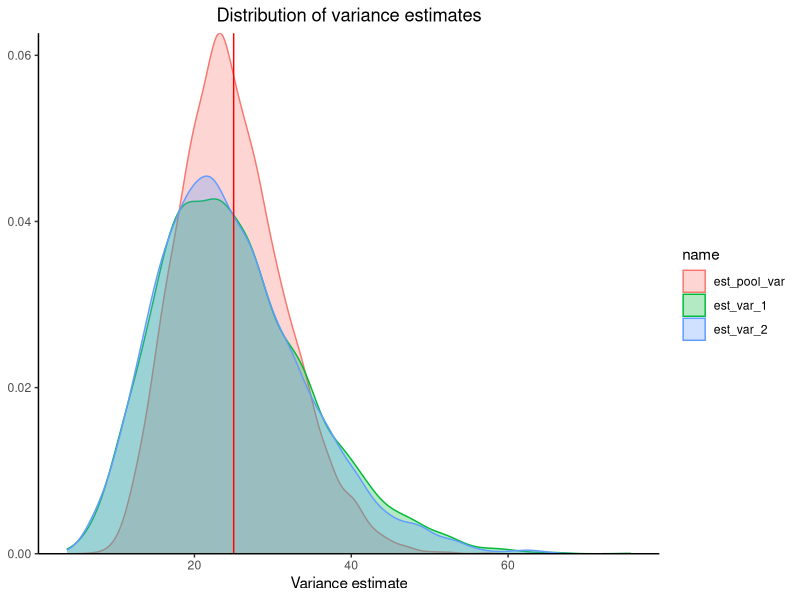

Write the R code that produced this figure.
## ---- chunk 1
suppressPackageStartupMessages(library(tidyverse))
## ---- chunk 2
# Define settings for simulation
set.seed(4294)

n_1 <- n_2 <- 15
N <- 5000L

mu_1 <- 15
mu_2 <- 25
var_1 <- 25
var_2 <- 25

est_var_1 <- rep(NA, N)
est_var_2 <- rep(NA, N)
est_pool_var <- rep(NA, N)

for (i in 1L:N) {
  
  # Randomly draw samples from populations 1 and 2
  X_1 <- rnorm(n = n_1, mean = mu_1, sd = sqrt(var_1))
  X_2 <- rnorm(n = n_2, mean = mu_2, sd = sqrt(var_2))
  
  # Estimate the population variance in both populations separately
  est_var_1[i] <- var(X_1)
  est_var_2[i] <- var(X_2)
  
  # Estimate pooled variance
  est_pool_var[i] <- ((n_1 - 1)*var(X_1) + (n_2 - 1)*var(X_2)) / (n_1 + n_2 - 2)
  
}

sim_res <- tibble(
  idx = 1L:N,
  est_var_1 = est_var_1,
  est_var_2 = est_var_2,
  est_pool_var = est_pool_var
)

sim_res <- pivot_longer(sim_res, cols = c(est_var_1, est_var_2, est_pool_var))
## ---- chunk 3
ggplot(sim_res, aes(x = value, color = name, fill = name)) +
  geom_density(alpha = 0.3) +
  geom_vline(xintercept = var_1, color = "red") +
  theme_classic() +
  scale_y_continuous(expand = c(0, 0)) +
  labs(
    title = "Distribution of variance estimates",
    x = "Variance estimate", y = NULL
  ) +
  theme(plot.title = element_text(hjust = 0.5))
